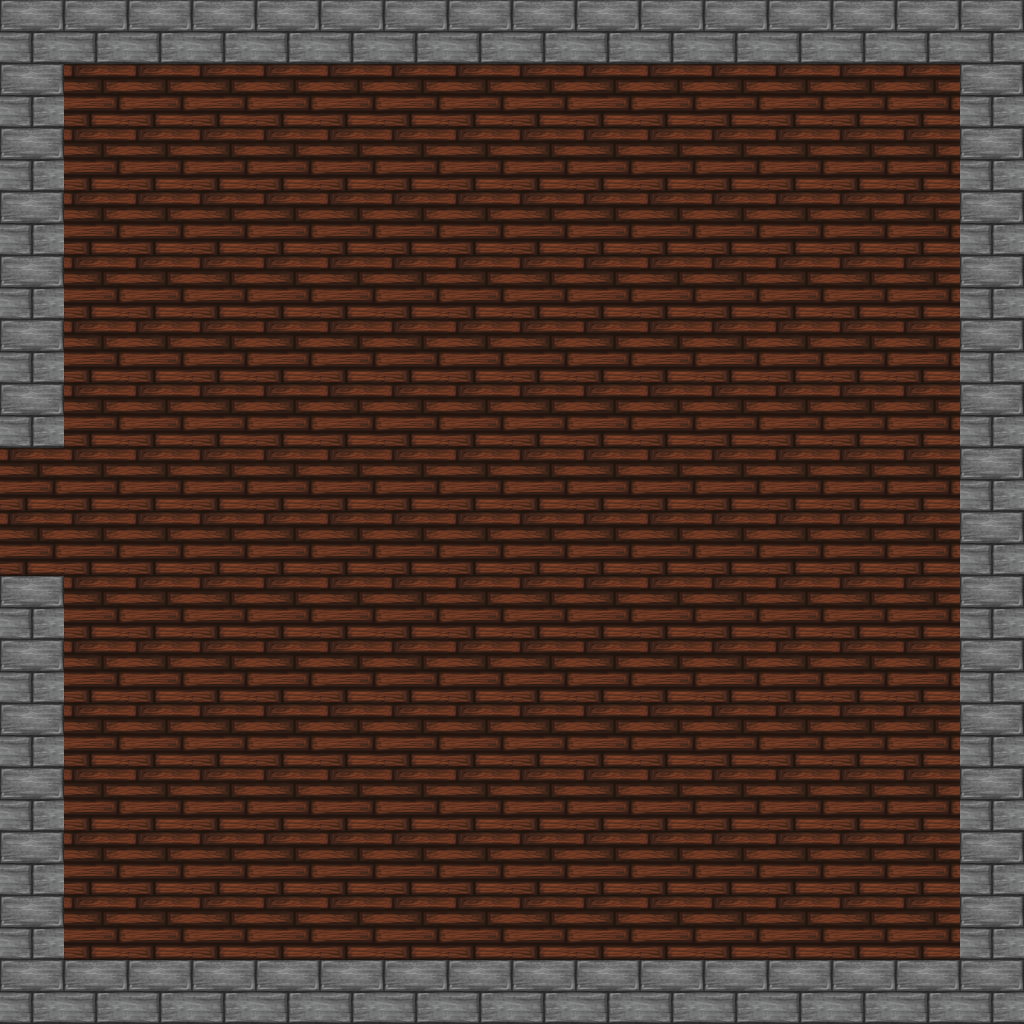

This is a level from a 2D game, rendered from its Tiled map with the project's own tilesets. A one-line summary and the map file follow, with tile-layer data summarised:
An orthogonal 16x16 tile map with 64x64 px tiles, 2 tile layers (Ground, Walls), 4 tilesets and 23 objects (2x NORTH, 2x WEST, 2x SOUTH, 2x EAST, CENTER).

<map version="1.0" orientation="orthogonal" renderorder="right-down" width="16" height="16" tilewidth="64" tileheight="64">
 <properties>
  <property name="ExitPoints" value="W" />
 </properties>
 <tileset firstgid="1" name="simpletiles" tilewidth="64" tileheight="64" spacing="1">
  <image source="tilesets/simpletiles.png" width="130" height="130" />
 </tileset>
 <tileset firstgid="5" name="cavefloor" tilewidth="64" tileheight="64">
  <image source="tilesets/cavefloor.png" width="196" height="196" />
 </tileset>
 <tileset firstgid="14" name="tiles64" tilewidth="64" tileheight="64">
  <image source="tilesets/tiles64.png" width="768" height="320" />
 </tileset>
 <tileset firstgid="74" name="tilesadds" tilewidth="64" tileheight="64">
  <image source="tilesets/tilesadds.png" width="128" height="64" />
 </tileset>
 <layer name="Ground" width="16" height="16">
  <data>[256 cells, 204 non-empty, 2 distinct tile ids]</data>
 </layer>
 <layer name="Walls" width="16" height="16">
  <data>[256 cells, 60 non-empty, 2 distinct tile ids]</data>
 </layer>
 <objectgroup name="collisionObjects">
  <object x="0" y="0" width="448" height="64" />
  <object x="995" y="345" height="1" />
  <object x="960" y="64" width="64" height="384" />
  <object x="0" y="64" width="64" height="384" />
  <object x="0" y="576" width="64" height="384" />
  <object x="960" y="576" width="64" height="384" />
  <object x="576" y="0" width="448" height="64" />
  <object x="0" y="960" width="448" height="64" />
  <object x="576" y="960" width="448" height="64" />
 </objectgroup>
 <objectgroup name="portalObjects">
  <object type="NORTH" x="448" y="0" width="128" height="64" />
  <object type="WEST" x="0" y="448" width="64" height="128" />
  <object type="SOUTH" x="448" y="960" width="128" height="64" />
  <object type="EAST" x="960" y="448" width="64" height="128" />
 </objectgroup>
 <objectgroup name="spawnPoints">
  <object type="WEST" x="130" y="514" />
  <object type="EAST" x="880" y="502" width="12" height="17" />
  <object type="SOUTH" x="514" y="935" />
  <object type="NORTH" x="509" y="131" />
  <object x="249" y="215" />
  <object x="750" y="829" />
  <object x="230" y="780" />
  <object x="802" y="282" />
  <object x="498" y="373" />
  <object type="CENTER" x="497" y="530" width="64" height="49" />
 </objectgroup>
</map>
